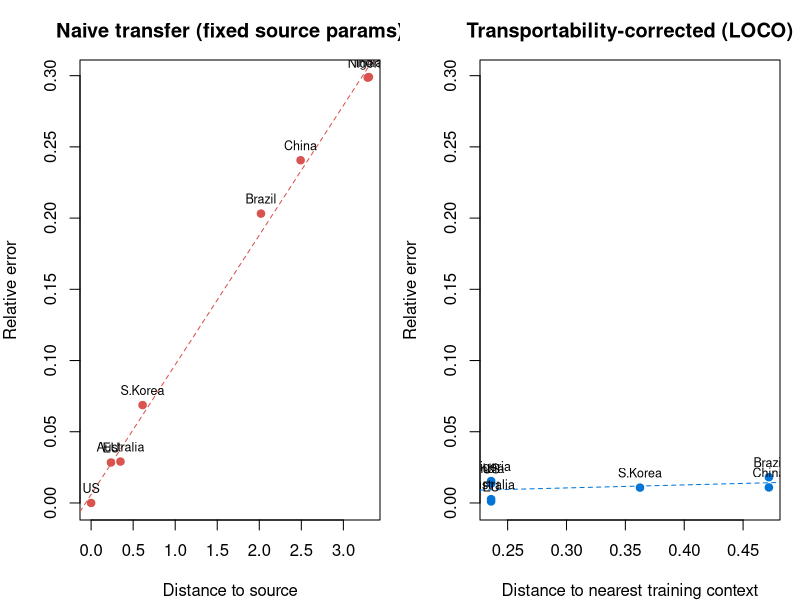

Here is the R script that generated this plot:
# ============================================================
# Transportable QMRA --- leave-one-context-out error quantification (synthetic demo)
# Output: extrapolation error vs context distance --- the logic behind Fig 3
# Note: uses synthetic "contexts" to demonstrate the method; for real data, replace the
#       simulate step (step 2) with "literature-extracted parameters + each context's official
#       surveillance burden".
# Dependencies: base R only (no bnlearn).
# ============================================================

# ---- 1. Invariant-mechanism CPT + exact risk function (same as QMRA_bn_skeleton.R) ----
p_conc_high_given_prev_low  <- 0.10
p_conc_high_given_prev_high <- 0.60
p_growth_given_temp_cold    <- 0.10
p_growth_given_temp_warm    <- 0.60
dose_cpt <- rbind(
  c(0.85, 0.12, 0.03),  # Conc=low,  Growth=no
  c(0.40, 0.40, 0.20),  # Conc=high, Growth=no
  c(0.50, 0.30, 0.20),  # Conc=low,  Growth=yes
  c(0.10, 0.35, 0.55)   # Conc=high, Growth=yes
)
p_ill_given_dose <- c(low = 0.001, med = 0.005, high = 0.030)

risk <- function(p_prev_high, p_temp_warm) {
  p_conc_high  <- p_conc_high_given_prev_low * (1 - p_prev_high) +
                  p_conc_high_given_prev_high * p_prev_high
  p_growth_yes <- p_growth_given_temp_cold * (1 - p_temp_warm) +
                  p_growth_given_temp_warm * p_temp_warm
  w <- c((1-p_conc_high)*(1-p_growth_yes), p_conc_high*(1-p_growth_yes),
         (1-p_conc_high)*p_growth_yes,     p_conc_high*p_growth_yes)
  p_dose <- numeric(3)
  for (i in 1:4) p_dose <- p_dose + w[i] * dose_cpt[i, ]
  sum(p_dose * p_ill_given_dose)
}

# ---- 2. Synthetic contexts: covariates + true parameters + true risk ----
# Covariates: x1 = cold-chain quality (higher is better), x2 = biosecurity/intensification (higher is stricter)
# True parameter generation: p_temp_warm = 0.5 - 0.4*x1; p_prev_high = 0.5 - 0.4*x2
contexts <- data.frame(
  name = c("US","EU","S.Korea","Australia","Brazil","China","India","Nigeria"),
  x1 = c(0.90, 0.85, 0.80, 0.90, 0.50, 0.40, 0.20, 0.15),
  x2 = c(0.85, 0.80, 0.70, 0.75, 0.40, 0.30, 0.15, 0.20)
)
contexts$p_temp <- 0.5 - 0.4 * contexts$x1   # poorer cold chain -> higher warm probability
contexts$p_prev <- 0.5 - 0.4 * contexts$x2   # poorer biosecurity -> higher prevalence
contexts$r_true <- mapply(risk, contexts$p_prev, contexts$p_temp)

# ---- 3. Context distance (Euclidean distance on standardized covariates) ----
Z <- scale(contexts[, c("x1", "x2")])
dist_ij <- as.matrix(dist(Z))

# ---- 4. Naive transfer: apply the source-context parameters to every context ----
src <- which(contexts$name == "US")
naive_r   <- risk(contexts$p_prev[src], contexts$p_temp[src])
naive_err <- abs(naive_r - contexts$r_true) / contexts$r_true
naive_d   <- dist_ij[src, ]          # distance to source (source itself has distance=0, error=0)

# ---- 5. Transportable (covariate-adjusted) LOCO ----
# For each held-out context k: fit logit(p) ~ x on the remaining contexts, predict k, compute the error
logit <- function(p) log(p / (1 - p))
invlogit <- function(z) 1 / (1 + exp(-z))
loco_err <- numeric(nrow(contexts)); loco_d <- numeric(nrow(contexts))
for (k in seq_len(nrow(contexts))) {
  tr <- setdiff(seq_len(nrow(contexts)), k)
  m1 <- lm(logit(p_temp) ~ x1, data = contexts[tr, ])   # temperature <- cold-chain quality
  m2 <- lm(logit(p_prev) ~ x2, data = contexts[tr, ])   # prevalence <- biosecurity
  p_temp_hat <- invlogit(predict(m1, newdata = contexts[k, ]))
  p_prev_hat <- invlogit(predict(m2, newdata = contexts[k, ]))
  r_hat      <- risk(p_prev_hat, p_temp_hat)
  loco_err[k] <- abs(r_hat - contexts$r_true[k]) / contexts$r_true[k]
  loco_d[k]   <- min(dist_ij[k, tr])   # distance to nearest "training context"
}

# ---- 6. Plot: error vs distance (naive red vs transportable blue) ----
pdf("QMRA_extrapolation_error_vs_distance.pdf", width = 8.5, height = 4.5)
par(mfrow = c(1, 2), mar = c(4,4,3,1))
ylim <- range(c(naive_err, loco_err), 0)
plot(naive_d, naive_err, pch = 19, col = "#d9534f",
     main = "Naive transfer (fixed source params)",
     xlab = "Distance to source", ylab = "Relative error", ylim = ylim)
abline(lm(naive_err ~ naive_d), col = "#d9534f", lty = 2)
text(naive_d, naive_err, contexts$name, pos = 3, cex = 0.75)

plot(loco_d, loco_err, pch = 19, col = "#0275d8",
     main = "Transportability-corrected (LOCO)",
     xlab = "Distance to nearest training context",
     ylab = "Relative error", ylim = ylim)
abline(lm(loco_err ~ loco_d), col = "#0275d8", lty = 2)
text(loco_d, loco_err, contexts$name, pos = 3, cex = 0.75)
dev.off()

# ---- 7. Print the numerical comparison ----
cat("context     true risk    naive error   LOCO error\n")
for (i in seq_len(nrow(contexts))) {
  cat(sprintf("%-10s %8.5f   %8.3f   %8.3f\n",
      contexts$name[i], contexts$r_true[i], naive_err[i], loco_err[i]))
}
cat(sprintf("\nMean relative error: naive = %.3f, LOCO = %.4f\n",
            mean(naive_err), mean(loco_err)))
cat("Figure saved: QMRA_extrapolation_error_vs_distance.pdf\n")
